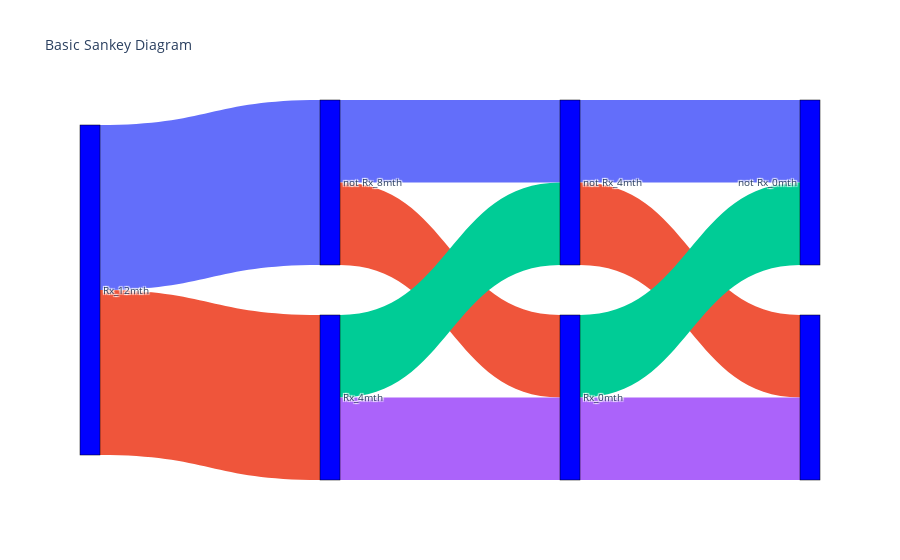

The notebook cell saved with this chart:
### Markdown cell above
There are two components to a [Sankey diagram in Python](https://plotly.com/python/sankey-diagram/).
1. Node: these are the source and destination for the flows.
2. Link: these are flows.

The only vital argument for the nodes is the `label` list, which contains all the source and destination nodes that will be used in the entire Sankey diagram.

The vital arguments for the links are three lists:
1. source = the index in the `label` list that indicates which label is the left side of a flow.
2. target = the index in the `label` list that indicates which label is the right side of a flow.
3. value  = the count of the entities in the flow; this represents the width of the flow.

An example Sankey is shown below.

### Code cell
import plotly.graph_objects

fig = plotly.graph_objects.Figure(data = [plotly.graph_objects.Sankey(
    node = dict(
      pad = 50,
      thickness = 20,
      line = dict(color = "black", width = 0.5),
      label = ["Rx_12mth",
               "Rx_8mth", "not Rx_8mth",
               "Rx_4mth", "not Rx_4mth",
               "Rx_0mth", "not Rx_0mth"],
      color = "blue"
    ),
    link = dict(
      source = [
          0, # "Rx_12mth"      ->   "Rx_8mth"
          0, # "Rx_12mth"      ->   "not Rx_8mth"
          2, # "Rx_8mth"       ->   "Rx_4mth"
          2, # "Rx_8mth"       ->   "not Rx_4mth"
          3, # "not Rx_8mth"   ->   "Rx_4mth"
          3, # "not Rx_8mth"   ->   "not Rx_4mth"
          4, # "Rx_4mth"       ->   "Rx_0mth"
          4, # "Rx_4mth"       ->   "not Rx_0mth"
          5, # "not Rx_4mth"   ->   "Rx_0mth"
          5, # "not Rx_4mth"   ->   "not Rx_0mth"
      ],
      target = [
          2, # "Rx_12mth"      ->   "Rx_8mth"
          3, # "Rx_12mth"      ->   "not Rx_8mth"
          4, # "Rx_8mth"       ->   "Rx_4mth"
          5, # "Rx_8mth"       ->   "not Rx_4mth"
          4, # "not Rx_8mth"   ->   "Rx_4mth"
          5, # "not Rx_8mth"   ->   "not Rx_4mth"
          6, # "Rx_4mth"       ->   "Rx_0mth"
          7, # "Rx_4mth"       ->   "not Rx_0mth"
          6, # "not Rx_4mth"   ->   "Rx_0mth"
          7, # "not Rx_4mth"   ->   "not Rx_0mth"
      ],
      value = [
          20, # "Rx_12mth"      ->   "Rx_8mth"
          20, # "Rx_12mth"      ->   "not Rx_8mth"
          10, # "Rx_8mth"       ->   "Rx_4mth"
          10, # "Rx_8mth"       ->   "not Rx_4mth"
          10, # "not Rx_8mth"   ->   "Rx_4mth"
          10, # "not Rx_8mth"   ->   "not Rx_4mth"
          10, # "Rx_4mth"       ->   "Rx_0mth"
          10, # "Rx_4mth"       ->   "not Rx_0mth"
          10, # "not Rx_4mth"   ->   "Rx_0mth"
          10, # "not Rx_4mth"   ->   "not Rx_0mth"
      ],
      color = [
          '#636EFA', # "Rx_12mth"      ->   "Rx_8mth"
          '#EF553B', # "Rx_12mth"      ->   "not Rx_8mth"
          '#636EFA', # "Rx_8mth"       ->   "Rx_4mth"
          '#EF553B', # "Rx_8mth"       ->   "not Rx_4mth"
          '#00CC96', # "not Rx_8mth"   ->   "Rx_4mth"
          '#AB63FA', # "not Rx_8mth"   ->   "not Rx_4mth"
          '#636EFA', # "Rx_4mth"       ->   "Rx_0mth"
          '#EF553B', # "Rx_4mth"       ->   "not Rx_0mth"
          '#00CC96', # "not Rx_4mth"   ->   "Rx_0mth"
          '#AB63FA', # "not Rx_4mth"   ->   "not Rx_0mth"
          # Links are colour-coded based on their combination of 
          # source and destination/target:
          # Yes -> Yes = '#0aa116'
          # Yes -> No  = '#f71414'
          # No  -> Yes = '#10e822'
          # No  -> No  = '#b03a3a'
      ]
  ))])


fig.update_layout(title_text = "Basic Sankey Diagram", font_size = 10)
fig.show()

### Figure 1 — Plotly figure (JSON) as saved in the notebook; plotly's stock layout.template omitted (floating-point values rounded to 4 significant figures)
{"data": [{"link": {"color": ["#636EFA", "#EF553B", "#636EFA", "#EF553B", "#00CC96", "#AB63FA", "#636EFA", "#EF553B", "#00CC96", "#AB63FA"], "source": [0, 0, 2, 2, 3, 3, 4, 4, 5, 5], "target": [2, 3, 4, 5, 4, 5, 6, 7, 6, 7], "value": [20, 20, 10, 10, 10, 10, 10, 10, 10, 10]}, "node": {"color": "blue", "label": ["Rx_12mth", "Rx_8mth", "not Rx_8mth", "Rx_4mth", "not Rx_4mth", "Rx_0mth", "not Rx_0mth"], "line": {"color": "black", "width": 0.5}, "pad": 50, "thickness": 20}, "type": "sankey"}], "layout": {"autosize": true, "font": {"size": 10}, "title": {"text": "Basic Sankey Diagram"}}}
